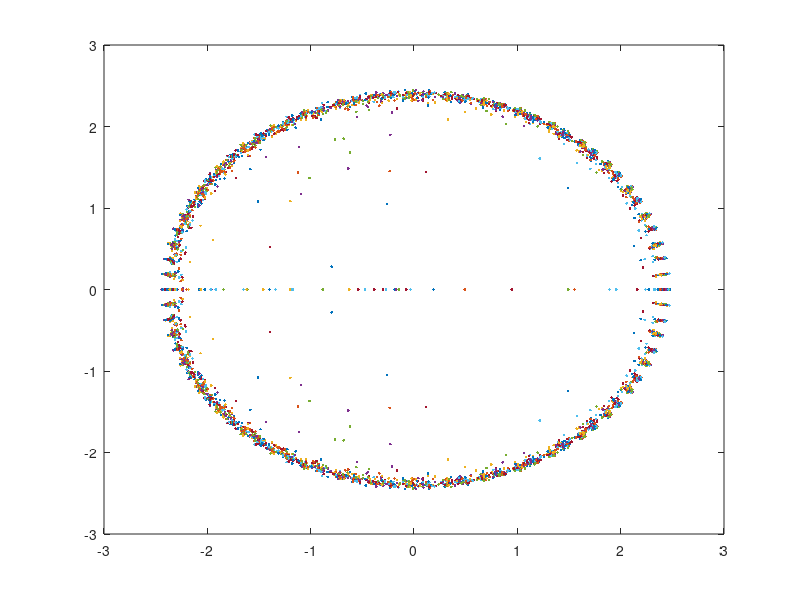

Write MATLAB code to recreate this figure.
clc
clear
n = 42;
delta = 10^-8;

J = diag(ones(n-1,1),1);
A = 4*J;
[V,D] = eig(A);
zeig = [];
con = [];

for i = 1:100
    B = 2*rand(n)-eye(n);
    [Q,R] = qr(B);
    zeig = [zeig eig(A+delta*Q)];
    if mod(i,10)==0
        [V1,D1] = eig(A+delta*Q);
        con = [con cond(V1,1)];
    end
end
plot(zeig,'.');
disp(con);